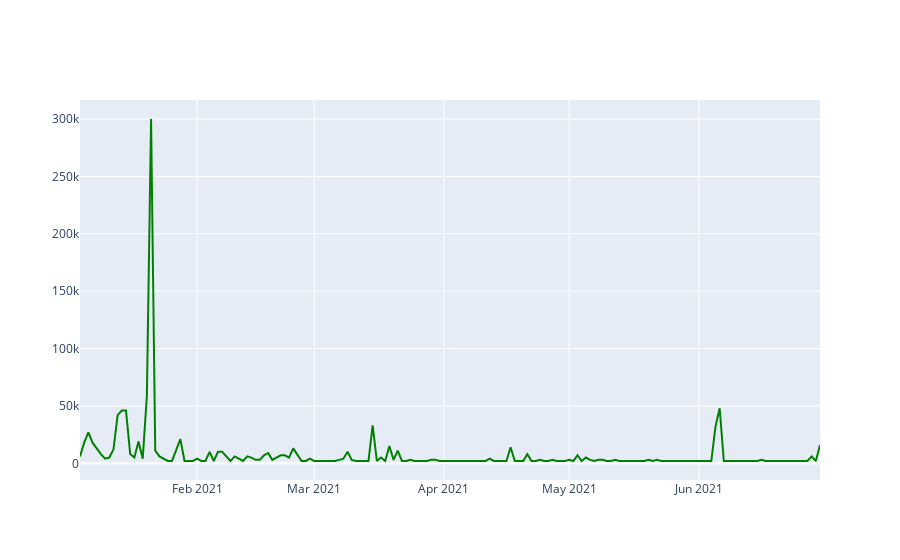

Write notebook code for a chart like this one.
### Code cell
fig = go.Figure(data=go.Scatter(x=line_datapt['Fecha'],
                               y=line_datapt['Colonias'],
                               mode='lines',
                               marker=dict(color='green')
                               )
               )
fig.show()

### Figure 1 — Plotly figure (JSON) as saved in the notebook; plotly's stock layout.template omitted (floating-point values rounded to 4 significant figures; data arrays with more than 128 entries replaced by an {"elided": "..."} marker saying what was removed)
{"data": [{"marker": {"color": "green"}, "mode": "lines", "type": "scatter", "x": {"elided": "175 str values"}, "y": {"elided": "175 int values"}}], "layout": {}}
